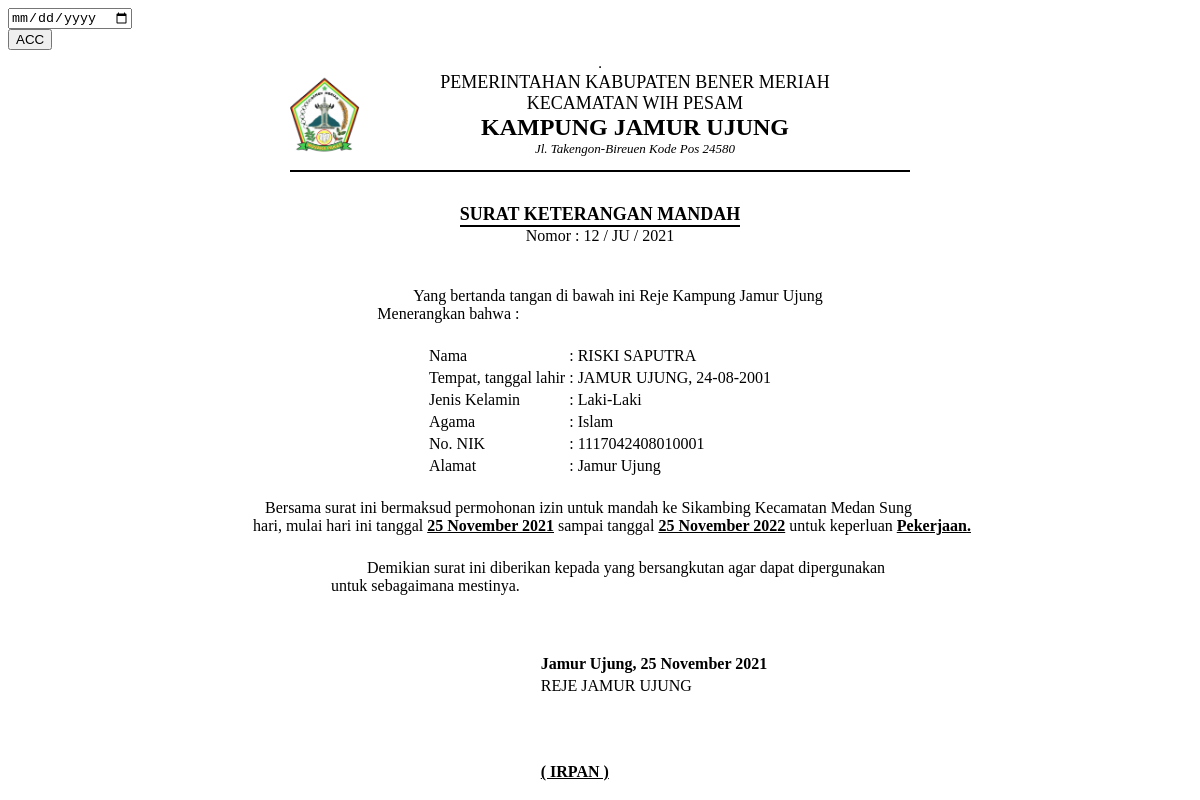
Screenshot of /demo1/view_skp.php?id_request_skp=12 with the database file from the repository.
### tables this page shows
CREATE TABLE `data_request_skp` (
  `id_request_skp` int(11) NOT NULL,
  `nik` varchar(16) NOT NULL,
  `tanggal_request` timestamp NOT NULL DEFAULT current_timestamp(),
  `scan_ktp` text NOT NULL,
  `scan_kk` text NOT NULL,
  `instansi` varchar(30) NOT NULL,
  `jabatan` varchar(20) NOT NULL,
  `keperluan` varchar(30) NOT NULL,
  `keterangan` varchar(50) NOT NULL DEFAULT 'Data sedang diperiksa oleh Staf',
  `lama` int(11) NOT NULL,
  `sampai_tanggal` date NOT NULL,
  `request` varchar(20) NOT NULL DEFAULT 'PAMIT',
  `status` int(11) NOT NULL DEFAULT 0,
  `acc` date NOT NULL
);

CREATE TABLE `data_pemohon` (
  `nik` varchar(16) NOT NULL,
  `nama` varchar(30) NOT NULL,
  `tanggal_lahir` date NOT NULL,
  `tempat_lahir` varchar(30) NOT NULL,
  `jekel` varchar(20) NOT NULL,
  `agama` varchar(20) NOT NULL,
  `alamat` text NOT NULL,
  `telepon` varchar(13) NOT NULL,
  `pekerjaan` varchar(30) NOT NULL
);

### demo1/view_skp.php (the view, shortened to what this page needs)
<?php include '../konek.php';?>
<link href="css/sweetalert.css" rel="stylesheet" type="text/css">
<?php
	if(isset($_GET['id_request_skp'])){
		$id=$_GET['id_request_skp'];
		$sql = "SELECT * FROM data_request_skp natural join data_pemohon WHERE id_request_skp='$id'";
		$query = mysqli_query($konek,$sql);
        $data = mysqli_fetch_array($query,MYSQLI_BOTH);
        $id=$data['id_request_skp'];
        $nik = $data['nik'];
		$nama = $data['nama'];
		$tempat = $data['tempat_lahir'];
        $tgl = $data['tanggal_lahir'];
        $tgl2 = $data['tanggal_request'];
        $format1 = date('Y', strtotime($tgl2));
        $format2 = date('d-m-Y', strtotime($tgl));
        $format3 = date('d F Y', strtotime($tgl2));
		$agama = $data['agama'];
		$jekel = $data['jekel'];
		$nama = $data['nama'];
		$alamat = $data['alamat'];
        $keperluan = $data['keperluan'];
        $instansi = $data['instansi'];
        $tanggal = $data['sampai_tanggal'];
        $sampai_tanggal = date('d F Y',strtotime($tanggal));
        $acc = $data['acc'];
        $format4 = date('d F Y', strtotime($acc));
	}
?>
                <div class="page-inner mt--5">
					<div class="row mt--2">
						<div class="col-md-6">
							<div class="card full-height">
								<div class="card-body">
								    <div class="card-tools">
                                        <form action="" method="POST">
                                            <div class="form-group"required>
                                                <input type="date" name="tgl_acc" class="form-control" required="">
                                                <div class="form-group">
                                                    <input type="submit" name="ttd" value="ACC" class="btn btn-primary btn-sm"required>
                                                </div>
                                            </div>
                                        </form>
									</div>
								</div>
							</div>
						</div>
					</div>
					<div class="row">
						<div class="col-md-12">
							<div class="card">
								<div class="card-body">
                                <table border="1" align="center">
                                <table border="0" align="center">
        <tr>
        <td><img src="img/kudus.png" width="70" height="87" alt=""></td>
        <td></td>
        <td></td>
        <td></td>
        <td></td>
        <td></td>
        <td></td>
        <td></td>
        <td></td>
        <td></td>
        <td></td>
        <td></td>
        <td></td>
        <td></td>
        <td></td>
        <td></td>
        <td></td>
        <td></td>
        <td></td>
        <td></td>
            <td>
                <center>
                                                    <font size="4">PEMERINTAHAN KABUPATEN BENER MERIAH</font><br>
                                                    <font size="4">KECAMATAN WIH PESAM</font><br>
                                                    <font size="5"><b>KAMPUNG JAMUR UJUNG</b></font><br>
                                                    <font size="2"><i>Jl. Takengon-Bireuen Kode Pos 24580</i></font><br>
                </center>
            </td>
        <td></td>
        <td></td>
        <td></td>
        <td></td>
        <td></td>
        <td></td>
        <td></td>
        <td></td>
        <td></td>
        <td></td>
        <td></td>
        <td></td>
        <td></td>
        <td></td>
        <td></td>
        <td></td>
        <td></td>
        <td></td>
        <td></td>
        <td></td>
        </tr>
        <tr>
           <td colspan="45"><hr color="black"></td>
        </tr>
    </table>
    <br>
    <table border="0" align="center">
        <tr>
            <td>
                <center>
                    <font size="4"><b>SURAT KETERANGAN MANDAH</b></font><br>
                    <hr style="margin:0px" color="black">
                    <span>Nomor : <?php echo $id;?> / JU / <?php echo $format1;?></span>
                </center>
            </td>
        </tr>
    </table>
    <br>
    <br>
    <table border="0" align="center">
        <tr>
            <td>
                &nbsp;&nbsp;&nbsp;&nbsp;&nbsp;&nbsp;&nbsp;&nbsp;&nbsp;Yang bertanda tangan di bawah ini Reje Kampung Jamur Ujung <br>  Menerangkan bahwa :
            </td>
        </tr>
    </table>
    <br>
    <table border="0" align="center">
        <tr>
            <td>Nama</td>
            <td>:</td>
            <td><?php echo $nama;?></td>
        </tr>
        <tr>
            <td>Tempat, tanggal lahir</td>
            <td>:</td>
            <td><?php echo $tempat.", ".$format2;?></td>
        </tr>
        <tr>
            <td>Jenis Kelamin</td>
            <td>:</td>
            <td><?php echo $jekel;?></td>
        </tr>
        <tr>
            <td>Agama</td>
            <td>:</td>
            <td><?php echo $agama;?></td>
        </tr>
        <tr>
            <td>No. NIK</td>
            <td>:</td>
            <td><?php echo $nik;?></td>
        </tr>
        <tr>
            <td>Alamat</td>
            <td>:</td>
            <td><?php echo $alamat;?></td>
        </tr>
    </table>
    <br>
    <table border="0" align="center">
        <tr>
            <td>
                &nbsp;&nbsp;&nbsp;&nbsp;&nbsp;&nbsp;&nbsp;&nbsp;&nbsp;Bersama surat ini bermaksud permohonan izin untuk mandah ke  <?php echo $instansi;?></b><br>
                &nbsp;&nbsp;&nbsp;&nbsp;&nbsp;&nbsp;hari,  mulai hari ini tanggal <b><u><?=$format3?></u></b> sampai tanggal <b><u><?php echo $sampai_tanggal;?></u></b> untuk keperluan <b><u><?php echo $keperluan;?>.</u></b>
            </td>
        </tr>
    </table>
    <br>
    <table border="0" align="center">
        <tr>
            <td>
                &nbsp;&nbsp;&nbsp;&nbsp;&nbsp;&nbsp;&nbsp;&nbsp;&nbsp;&nbsp;&nbsp;&nbsp;&nbsp;Demikian surat ini diberikan kepada yang bersangkutan agar dapat dipergunakan<br>&nbsp;&nbsp;&nbsp;&nbsp;untuk sebagaimana mestinya.
            </td>
        </tr>
    </table>
    <br>
    <br>
    <br>
    <table border="0" align="center">
        <tr>
            <th></th>
            <th width="100px"></th>
            <th>Jamur Ujung, <?php echo $format4;?></th>
        </tr>
        <tr>
            <td> <br>  </td>
            <td></td>
            <td>REJE JAMUR UJUNG</td>
        </tr>
        <tr>
            <td rowspan="15"></td>
            <td></td>
            <td rowspan="15"></td>
        </tr>
        <tr>
            <td></td>
        </tr>
        <tr>
            <td></td>
        </tr>
        <tr>
            <td></td>
        </tr>
        <tr>
            <td></td>
        </tr>
        <tr>
            <td></td>
        </tr>
        <tr>
            <td></td>
        </tr>
        <tr>
            <td></td>
        </tr>
        <tr>
            <td></td>
        </tr>
        <tr>
            <td></td>
        </tr>
        <tr>
            <td></td>
        </tr>
        <tr>
            <td></td>
        </tr>
        <tr>
            <td></td>
        </tr><tr>
            <td></td>
        </tr><tr>
            <td></td>
        </tr><tr>
            <td></td>
        </tr>
        <tr>
            <td><b style="text-transform:uppercase"><u></u></b></td>
            <td></td>
            <td><b><u>( IRPAN )</u></b></td>
        </tr>
    </table>
                                </table>
								</div>
							</div>
						</div>
					</div>
			</div>

### rows the page displays
data_request_skp: id_request_skp "12", tanggal_request "2021", data_pemohon.nama "RISKI SAPUTRA", data_pemohon.tempat_lahir "JAMUR UJUNG", data_pemohon.tanggal_lahir "24-08-2001", data_pemohon.jekel "Laki-Laki", data_pemohon.agama "Islam", nik "1117042408010001", data_pemohon.alamat "Jamur Ujung", instansi "Sikambing Kecamatan Medan Sung", tanggal_request "25 November 2021", sampai_tanggal "25 November 2022", keperluan "Pekerjaan", acc "25 November 2021"
